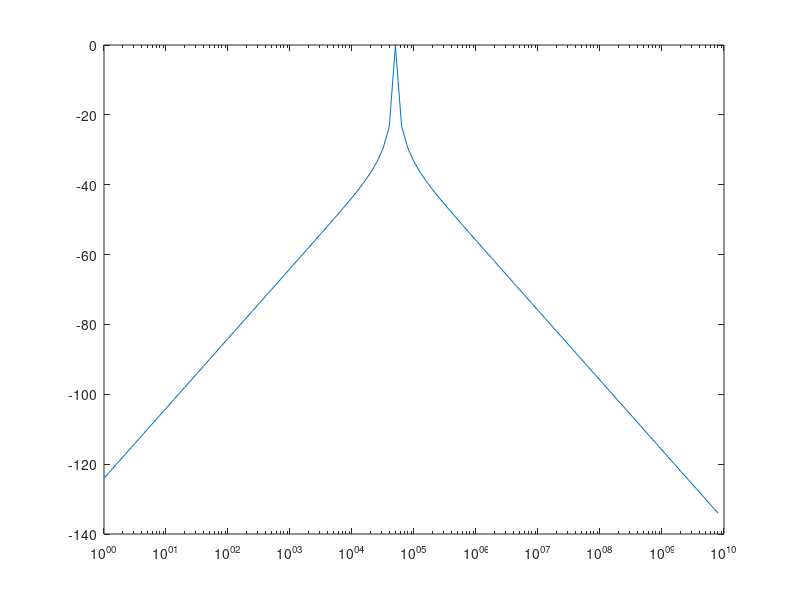

MATLAB code for this plot:
% bode plot for inductor (high pass filter)
format long
R = 1000;
L = .1;
logf = .0001:.1:10;
f = 10.^logf;
w = 2*pi*f;
H = (j*w*L./(R + j*w*L)); % transfer function
semilogx(f,20*log10(abs(H)));

% bode plot for capacitor (low pass filter)
format long
R = 1000;
C = 1e-6;
logf = .1:.01:5;
f = 10.^logf;
w = 2*pi*f;
H = ((-j./(w*C))./(R - j./(w*C))); % transfer function
%H = 1./(1+(j*w*R*C));
semilogx(f,20*log10(abs(H)));

% band pass filter
format long
R = 100;
C = 1e-9;
L = 1e-2;
logf = .0001:.1:10;
f = 10.^logf;
w = 2*pi*f;
H = R./(R +(j*w*L) - j./(w*C)); % transfer function
%H = 1./(1+(j*w*R*C));
semilogx(f,20*log10(abs(H)));